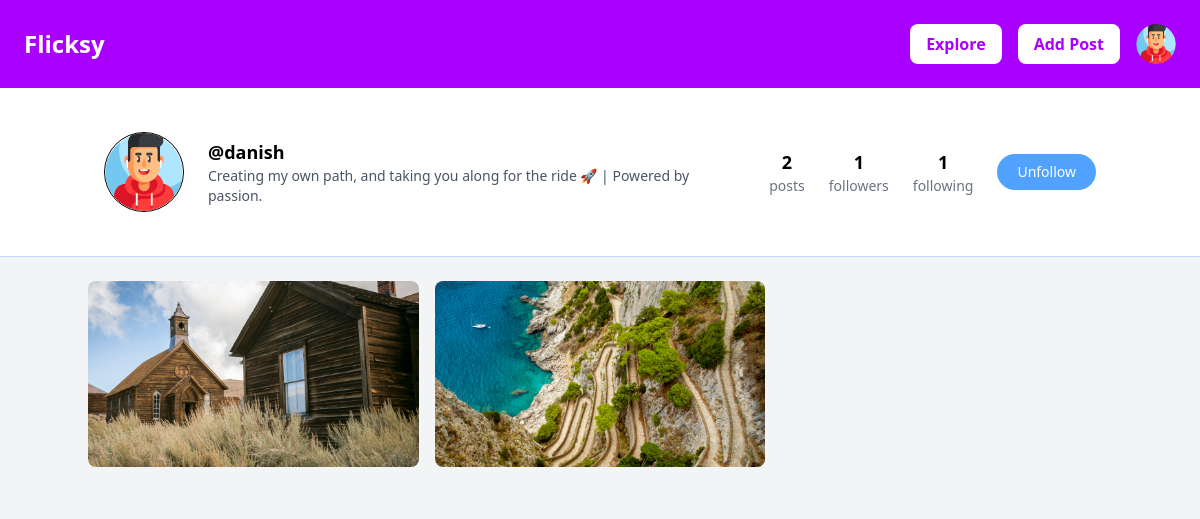
The app's page /profile/danish (signed in) with its own data.
### core/models.py (models this page shows, shortened)
class Profile(models.Model):
    user = models.OneToOneField(User, on_delete=models.CASCADE, related_name='profile')
    bio = models.TextField(blank=True)
    avatar = models.ImageField(upload_to='avatars/', default='default_avatar.jpg')
    created_at = models.DateTimeField(auto_now_add=True)

class Post(models.Model):
    author = models.ForeignKey(User, on_delete=models.CASCADE)
    caption = models.TextField()
    image = models.ImageField(upload_to='posts/')
    created_at = models.DateTimeField(default=timezone.now)

### core/views.py (the view)
# urls.py: path('profile/<str:username>', views.profile, name='profile'),
@login_required(login_url='login')
def profile(request, username):
    try:
        user = User.objects.get(username=username)
        user_profile = Profile.objects.get(user=user)
    except User.DoesNotExist:
        return redirect('/')
    except Profile.DoesNotExist:
        return redirect('/')
    user_posts = Post.objects.filter(author=user)
    user_posts = user_posts.order_by('-created_at')
    number_of_posts = user_posts.count()
    user_followers = user.followers.all()
    user_following = user.following.all()
    is_following = Follow.objects.filter(follower=request.user, following=user).exists()
    if is_following:
        button_text = 'Unfollow'
    else:
        button_text = 'Follow'
    context = {
        'user_profile': user_profile,
        'user_posts': user_posts,
        'number_of_posts': number_of_posts,
        'button_text': button_text,
        'user_followers': user_followers.count(),
        'user_following': user_following.count(),
    }
    return render(request, 'profile.html', context)

### templates/profile.html (shortened to what this page needs)
<!DOCTYPE html>
<html lang="en">
<head>
  <script src="https://cdn.jsdelivr.net/npm/@tailwindcss/browser@4"></script>
</head>
<body class="bg-gray-100">
  {% include 'navbar.html' %}
  <div>
    <div class="w-full bg-white border-b border-blue-200 p-4 sm:p-6">
      <div class="mx-20 my-5 flex flex-col sm:flex-row items-center justify-between gap-4 sm:gap-6">
        <div class="flex items-center gap-4 sm:gap-6">
          <img src="{{user_profile.avatar.url}}" alt="Profile" class="w-20 h-20 rounded-full object-cover border" />
          <div>
            <h2 class="text-lg font-semibold">@{{user_profile.user.username}}</h2>
            <p class="text-sm text-gray-600">
              {{user_profile.bio}}
            </p>
          </div>
        </div>
        <div class="flex justify-center gap-6 text-center">
          <div>
            <h3 class="text-lg font-semibold">{{number_of_posts}}</h3>
            <p class="text-sm text-gray-500">posts</p>
          </div>
          <div>
            <h3 class="text-lg font-semibold">{{user_followers}}</h3>
            <p class="text-sm text-gray-500">followers</p>
          </div>
          <div>
            <h3 class="text-lg font-semibold">{{user_following}}</h3>
            <p class="text-sm text-gray-500">following</p>
          </div>
        </div>
        <div>
          {% if user.username == user_profile.user.username %}
          <button
            class="cursor-pointer px-5 py-2 bg-blue-400 text-white text-sm rounded-full hover:bg-blue-500 transition">
            <a href="/settings">Account Settings</a>
          </button>
          {% else %}
          <button
            class="cursor-pointer px-5 py-2 bg-blue-400 text-white text-sm rounded-full hover:bg-blue-500 transition">
            <a href="/follow/{{user_profile.user.username}}">{{button_text}}</a>
          </button>
          {% endif %}
        </div>
      </div>
    </div>
    <div class="w-full bg-gray-100 py-6 px-4">
      <div class="grid grid-cols-3 gap-4 max-w-5xl mx-auto">
        {% for post in user_posts %}
        <div hx-get="/posts/{{ post.id }}" hx-target="#modal-body" hx-trigger="click" class="cursor-pointer">
          <img src="{{post.image.url}}" alt="Post" class="rounded-lg w-full h-auto object-cover" />
        </div>
        {% endfor %}
      </div>
    </div>
  </div>
</body>
</html>

### templates/navbar.html (shortened to what this page needs)
<div class="flex items-center justify-between p-6 sticky top-0" style="background-color: #AA00FF;">
    <h1 class="text-2xl font-bold text-white cursor-pointer"><a href="/">Flicksy</a></h1>
    <div class="flex items-center gap-4">
        <button
            class="px-4 py-2 bg-white text-white rounded-lg cursor-pointer font-semibold hover:font-bold transition"
            style="color: #AA00FF;"><a href="search">Explore</a></button>
        <button
            class="px-4 py-2 bg-white text-white rounded-lg cursor-pointer font-semibold hover:font-bold transition"
            style="color: #AA00FF;" onclick="toggleModal(true)">Add Post</button>
        <div class="relative">
            <img id="profileImage" onclick="toggleDropdown()" src="{{user_profile.avatar.url}}" alt="Profile"
                class="w-10 h-10 rounded-full cursor-pointer object-cover" />
        </div>
    </div>
</div>

### records on screen
Profile: avatar (picture), user.username "danish", bio "Creating my own path, and taking you along for the ride 🚀 | Powered by passion."
Post: image (picture)
Post: image (picture)

### other values on screen
{{ number_of_posts }} "2"
{{ user_followers }} "1"
{{ user_following }} "1"
{{ button_text }} "Unfollow"
